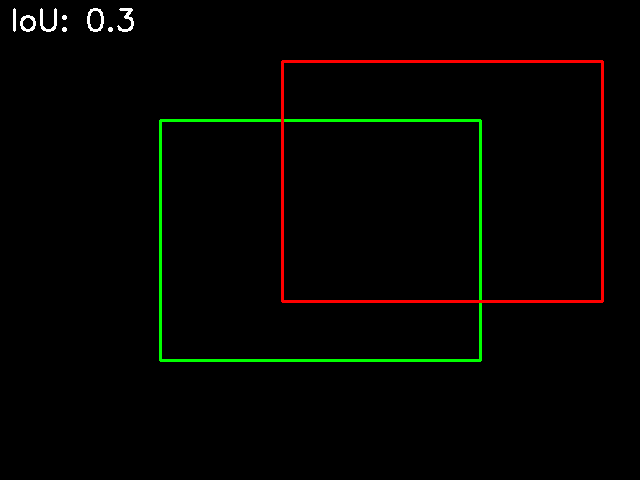
#> input picture MISC/bbox_visualizations/iou_0.3.png, 640 x 480 px, given in place of 0013.png, which was not available
$ python blur.py
#> lines starting #> are read from the running program, lines starting #| are printed output that depends on the picture
import cv2
import numpy as np

def apply_motion_blur(image_path, save_path, kernel_size=50):
    # Create the motion blur kernel
#> called with kernel_size = 50
    kernel = np.zeros((kernel_size, kernel_size))
    kernel[int((kernel_size-1)/2), :] = np.ones(kernel_size)
    kernel /= kernel_size

    # Read the image
    image = cv2.imread(image_path)
#> image is the input picture: shape (480, 640, 3); mean B, G, R 0.6, 3.4, 3.4

    # Apply the motion blur
    blurred_image = cv2.filter2D(image, -1, kernel)
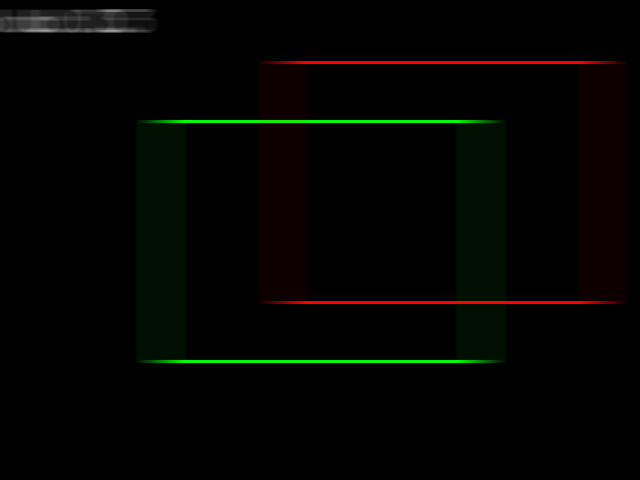
#> blurred_image: shape (480, 640, 3); mean B, G, R 0.6, 3.4, 3.4

    # Save the blurred image
    cv2.imwrite(save_path, blurred_image)

# Example usage

if __name__ == "__main__":
    img_pth = '/media/ailab/HDD1/Workspace/dset/Drone-Detection-Custom/241108-indoor-gist/source_data/drone_2024-11-05-16-21-24_0/aligned_rgb/0013.png'
    save_pth = '/media/ailab/HDD1/Workspace/src/Project/Drone24/detection/drone-mmdetection-jm/MISC/blur.png'
    apply_motion_blur(img_pth, save_pth)

$ run again, on MISC/bbox_visualizations/iou_0.4.png
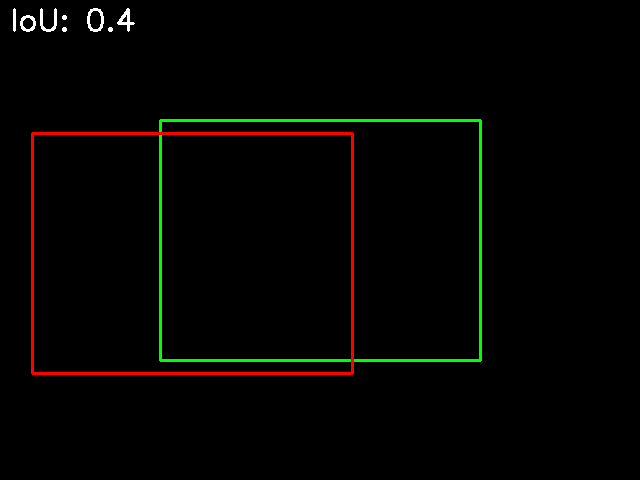
#> input picture MISC/bbox_visualizations/iou_0.4.png, 640 x 480 px, given in place of 0013.png, which was not available
#> in apply_motion_blur, image is the input picture: shape (480, 640, 3); mean B, G, R 0.6, 3.4, 3.4
#> in apply_motion_blur, `blurred_image = cv2.filter2D(image, -1, kernel)`:
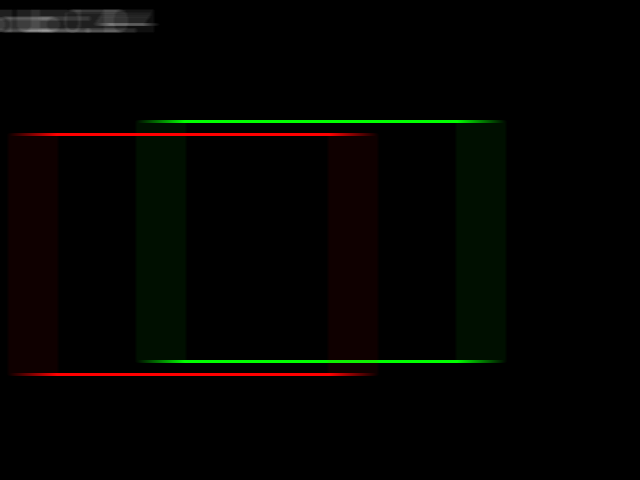
#> blurred_image: shape (480, 640, 3); mean B, G, R 0.6, 3.4, 3.4
